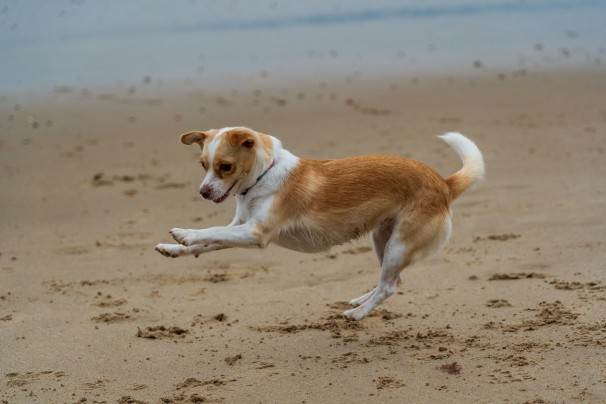
#> input picture Resources/dog.jpg, 606 x 404 px
$ python chapter7.py
#> lines starting #> are read from the running program, lines starting #| are printed output that depends on the picture; after the words box and inside, x2 and y2 are one past the last pixel; in counts of white or black regions, pixels touching at a corner belong together
import cv2
import numpy as np


path = 'Resources/dog.jpg'
def empty():
    pass
cv2.namedWindow('Trackbars')
cv2.resizeWindow("Trackbars", (640, 240))
cv2.createTrackbar("Hue Min","Trackbars", 0, 179, empty)
#> slider 'Hue Min' is set to 35
cv2.createTrackbar("Hue Max","Trackbars", 179, 179, empty)
cv2.createTrackbar("Sat Min","Trackbars", 0, 255, empty)
#> slider 'Sat Min' is set to 51
cv2.createTrackbar("Sat Max","Trackbars", 255, 255, empty)
cv2.createTrackbar("Val Min","Trackbars", 0, 255, empty)
#> slider 'Val Min' is set to 51
cv2.createTrackbar("Val Max","Trackbars", 255, 255, empty)

while True:
    img = cv2.imread(path)
#> img is the input picture: shape (404, 606, 3); mean B, G, R 116.4, 132.5, 143.3
    imgHSV = cv2.cvtColor(img, cv2.COLOR_BGR2HSV)
#> imgHSV: shape (404, 606, 3); mean H, S, V 34.1, 64.7, 147.8
    h_min = cv2.getTrackbarPos("Hue Min", "Trackbars")
    h_max = cv2.getTrackbarPos("Hue Max", "Trackbars")
    s_min = cv2.getTrackbarPos("Sat Min", "Trackbars")
    s_max = cv2.getTrackbarPos("Sat Max", "Trackbars")
    v_min = cv2.getTrackbarPos("Val Min", "Trackbars")
    v_max = cv2.getTrackbarPos("Val Max", "Trackbars")
    print(h_min, h_max, s_min, s_max, v_min, v_max)
    lower = np.array([h_min, s_min, v_min])
    upper = np.array([h_max, s_max, v_max])
    mask = cv2.inRange(imgHSV, lower, upper)
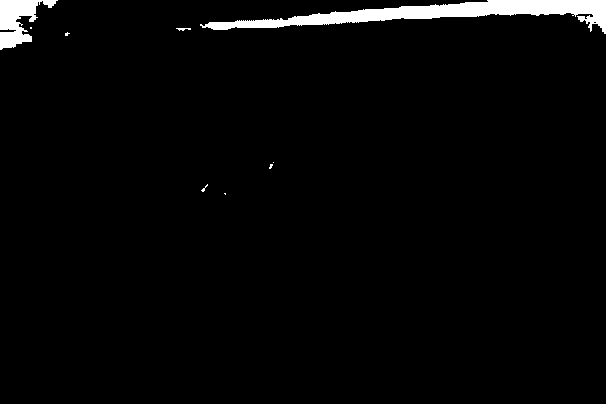
#> mask: shape (404, 606); 2.7% white; 9 white regions (6 under 20 px), largest, box (x1, y1, x2, y2) and area: (200, 0, 606, 34) 5015, (0, 0, 58, 50) 1417, (176, 28, 191, 31) 28
    imgResult = cv2.bitwise_and(img, img, mask=mask)
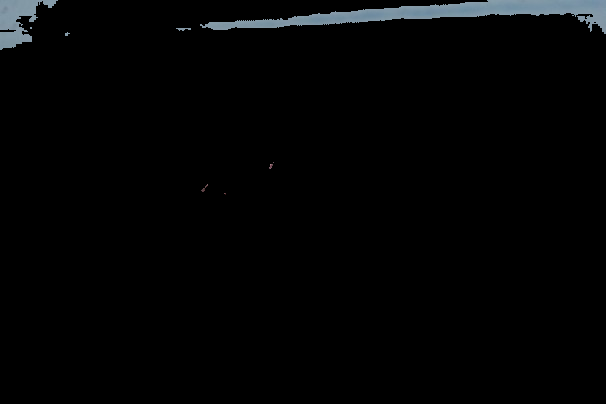
#> imgResult: shape (404, 606, 3); mean B, G, R 4.4, 4, 3.3

    cv2.imshow('Original', img)
    cv2.imshow('HSV', imgHSV)
    cv2.imshow('Mask', mask)
    cv2.imshow('Result', imgResult)
    cv2.waitKey(1)
